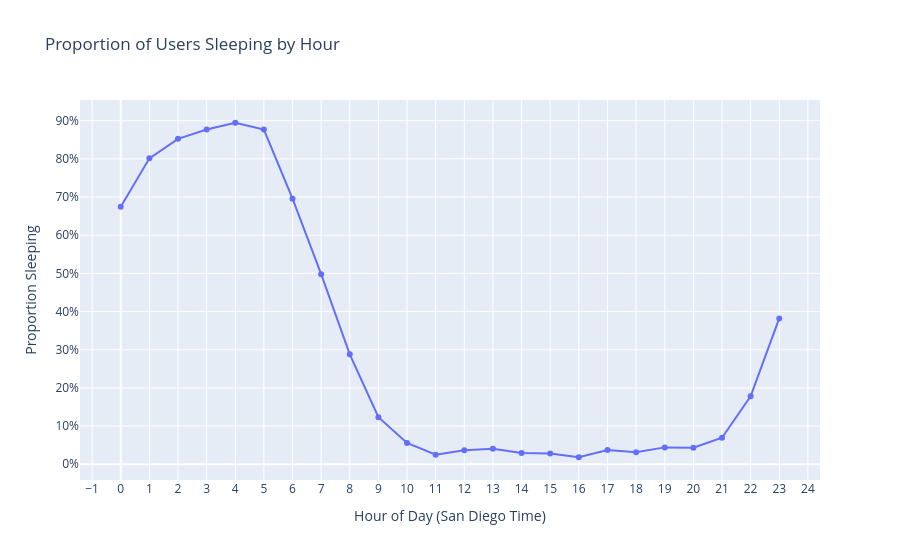

Source (notebook cell):
### Code cell
fig = px.line(
    hourly_sleep,
    x="hour",
    y="sleep_rate",
    markers=True,
    title="Proportion of Users Sleeping by Hour",
    labels={
        "hour": "Hour of Day (San Diego Time)",
        "sleep_rate": "Proportion Sleeping"
    }
)

fig.update_xaxes(dtick=1)
fig.update_yaxes(tickformat=".0%")

fig.show()

### Figure 1 — Plotly figure (JSON) as saved in the notebook; plotly's stock layout.template omitted (floating-point values rounded to 4 significant figures)
{"data": [{"hovertemplate": "Hour of Day (San Diego Time)=%{x}<br>Proportion Sleeping=%{y}<extra></extra>", "legendgroup": "", "line": {"color": "#636efa", "dash": "solid"}, "marker": {"symbol": "circle"}, "mode": "lines+markers", "name": "", "orientation": "v", "showlegend": false, "type": "scatter", "x": [0, 1, 2, 3, 4, 5, 6, 7, 8, 9, 10, 11, 12, 13, 14, 15, 16, 17, 18, 19, 20, 21, 22, 23], "xaxis": "x", "y": [0.6749, 0.8014, 0.8525, 0.8771, 0.8946, 0.8767, 0.6957, 0.498, 0.2879, 0.1232, 0.0557, 0.02504, 0.03687, 0.04091, 0.02979, 0.02845, 0.0184, 0.03756, 0.03143, 0.04425, 0.04343, 0.06942, 0.1782, 0.382], "yaxis": "y"}], "layout": {"autosize": true, "legend": {"tracegroupgap": 0}, "title": {"text": "Proportion of Users Sleeping by Hour"}, "xaxis": {"anchor": "y", "autorange": true, "domain": [0, 1], "dtick": 1, "range": [-1.392, 24.39], "title": {"text": "Hour of Day (San Diego Time)"}, "type": "linear"}, "yaxis": {"anchor": "x", "autorange": true, "domain": [0, 1], "range": [-0.05391, 0.9669], "tickformat": ".0%", "title": {"text": "Proportion Sleeping"}, "type": "linear"}}}
